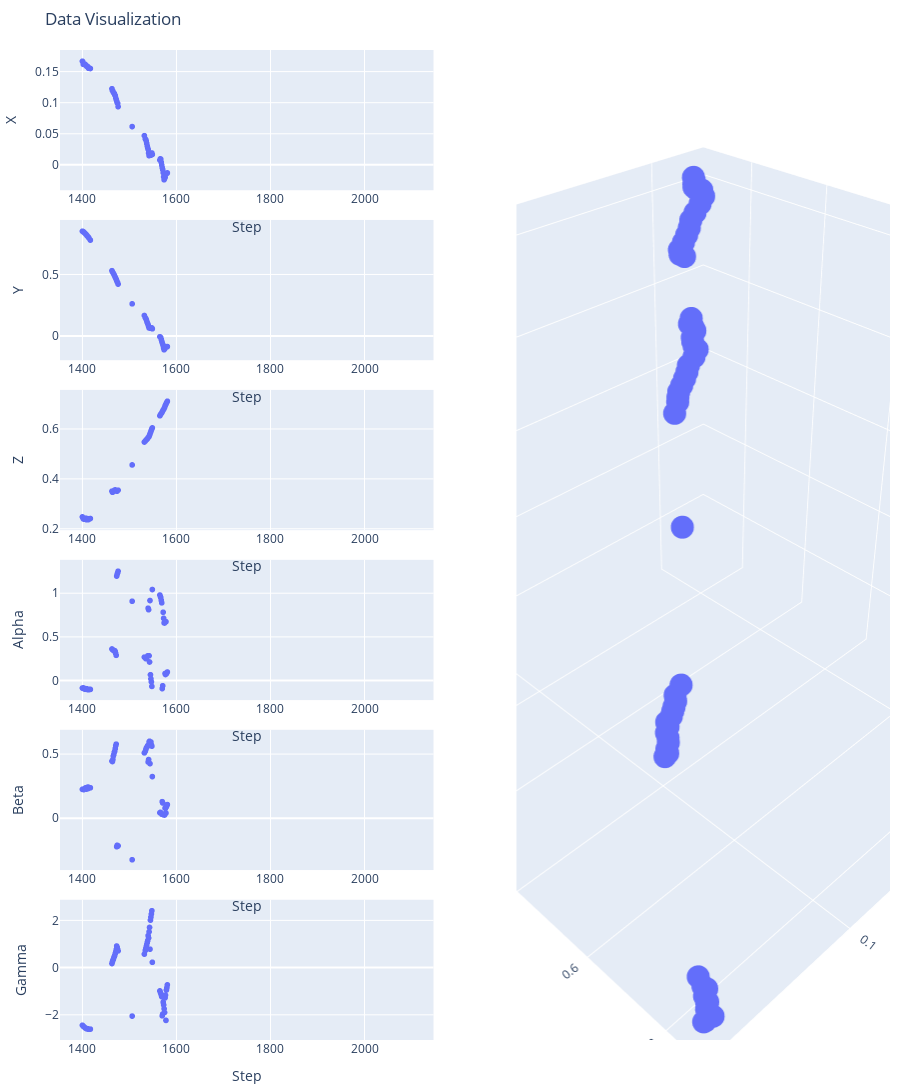

The notebook cell saved with this chart:
### Code cell
import os
import glob
import pandas as pd
import plotly.express as px
import plotly.graph_objects as go
from plotly.subplots import make_subplots
from ipywidgets import interact, IntSlider, HBox, VBox, Button, Output
import numpy as np

output_dir = '/mnt/2To/jupyter_data/PdS_LC/program/all_results/vid187'
files = sorted(glob.glob(os.path.join(output_dir, '*.txt')))
missing = []

# Read and concatenate all data into a list of DataFrames
dataframes = []
for csv, color in zip(files, ['r', 'g', 'b']):
    df = pd.read_csv(csv, names=['filename', 'x', 'y', 'z', 'alpha', 'beta', 'gamma', 'center_x', 'center_y', 'rvec0', 'rvec1', 'rvec2', 'error', 'corners'], na_values=missing)
    df['color'] = color  # Add color column to differentiate datasets
    df = df[1400:2100]
    dataframes.append(df)

# Output widget to hold the plot
output = Output()

# Function to update the plots based on offsets
def update_plots(offset1=0, offset2=0, offset3=0):
    df1 = dataframes[0].copy()
    df2 = dataframes[1].copy()
    df3 = dataframes[2].copy()
    
    df1['adjusted_index'] = df1.index + offset1
    df2['adjusted_index'] = df2.index + offset2
    df3['adjusted_index'] = df3.index + offset3
    
    df_all = pd.concat([df1, df2, df3], ignore_index=True)
    
    # Create a subplot figure with 6 rows and 2 columns
    fig = make_subplots(
        rows=6, cols=2,
        column_widths=[0.5, 0.5],
        row_heights=[0.16]*6,
        specs=[
            [{"type": "scatter"}, {"type": "scatter3d", "rowspan": 6}],
            [{"type": "scatter"}, None],
            [{"type": "scatter"}, None],
            [{"type": "scatter"}, None],
            [{"type": "scatter"}, None],
            [{"type": "scatter"}, None]
        ],
        horizontal_spacing=0.1,
        vertical_spacing=0.03
    )
    
    # Add 2D scatter plots to the left column
    fig.add_trace(px.scatter(df_all, x='adjusted_index', y='x', color='color').data[0], row=1, col=1)
    fig.add_trace(px.scatter(df_all, x='adjusted_index', y='y', color='color').data[0], row=2, col=1)
    fig.add_trace(px.scatter(df_all, x='adjusted_index', y='z', color='color').data[0], row=3, col=1)
    fig.add_trace(px.scatter(df_all, x='adjusted_index', y='alpha', color='color').data[0], row=4, col=1)
    fig.add_trace(px.scatter(df_all, x='adjusted_index', y='beta', color='color').data[0], row=5, col=1)
    fig.add_trace(px.scatter(df_all, x='adjusted_index', y='gamma', color='color').data[0], row=6, col=1)
    
    # Add 3D scatter plot to the right column
    fig.add_trace(px.scatter_3d(df_all, x='x', y='y', z='z', color='color').data[0], row=1, col=2)
    
    # Update layout and axes labels
    fig.update_layout(
        height=1200,
        showlegend=False,
        title_text="Data Visualization",
        margin=dict(l=10, r=10, t=50, b=50)
    )
    
    fig.update_xaxes(title_text="Step", row=1, col=1)
    fig.update_yaxes(title_text="X", row=1, col=1)
    
    fig.update_xaxes(title_text="Step", row=2, col=1)
    fig.update_yaxes(title_text="Y", row=2, col=1)
    
    fig.update_xaxes(title_text="Step", row=3, col=1)
    fig.update_yaxes(title_text="Z", row=3, col=1)
    
    fig.update_xaxes(title_text="Step", row=4, col=1)
    fig.update_yaxes(title_text="Alpha", row=4, col=1)
    
    fig.update_xaxes(title_text="Step", row=5, col=1)
    fig.update_yaxes(title_text="Beta", row=5, col=1)
    
    fig.update_xaxes(title_text="Step", row=6, col=1)
    fig.update_yaxes(title_text="Gamma", row=6, col=1)
    
    with output:
        output.clear_output(wait=True)
        fig.show()

# Create sliders
offset1_slider = IntSlider(min=0, max=1000, step=1, value=0, description='Offset DF 1')
offset2_slider = IntSlider(min=0, max=1000, step=1, value=85, description='Offset DF 2')
offset3_slider = IntSlider(min=0, max=1000, step=1, value=153, description='Offset DF 3')

# Functions to increment/decrement slider values
def increment_slider(slider):
    slider.value = slider.value + 1

def decrement_slider(slider):
    slider.value = slider.value - 1

# Create buttons for each slider
def create_buttons(slider):
    increment_button = Button(description='+')
    decrement_button = Button(description='-')
    increment_button.on_click(lambda b: increment_slider(slider))
    decrement_button.on_click(lambda b: decrement_slider(slider))
    return HBox([decrement_button, slider, increment_button])

# Layout sliders with buttons
slider1_box = create_buttons(offset1_slider)
slider2_box = create_buttons(offset2_slider)
slider3_box = create_buttons(offset3_slider)

# Display sliders with buttons and the output
display(VBox([slider1_box, slider2_box, slider3_box]))
display(output)

# Use interact to update plots based on slider values
interact(update_plots, offset1=offset1_slider, offset2=offset2_slider, offset3=offset3_slider)

# Initial plot update
update_plots(offset1=0, offset2=0, offset3=0)

### Figure 1 — Plotly figure (JSON) as saved in the notebook; plotly's stock layout.template omitted (floating-point values rounded to 4 significant figures; data arrays with more than 128 entries replaced by an {"elided": "..."} marker saying what was removed)
{"data": [{"hovertemplate": "color=r<br>adjusted_index=%{x}<br>x=%{y}<extra></extra>", "legendgroup": "r", "marker": {"color": "#636efa", "symbol": "circle"}, "mode": "markers", "name": "r", "showlegend": true, "type": "scattergl", "x": {"elided": "700 int values"}, "xaxis": "x", "y": {"elided": "700 float values"}, "yaxis": "y"}, {"hovertemplate": "color=r<br>adjusted_index=%{x}<br>y=%{y}<extra></extra>", "legendgroup": "r", "marker": {"color": "#636efa", "symbol": "circle"}, "mode": "markers", "name": "r", "showlegend": true, "type": "scattergl", "x": {"elided": "700 int values"}, "xaxis": "x2", "y": {"elided": "700 float values"}, "yaxis": "y2"}, {"hovertemplate": "color=r<br>adjusted_index=%{x}<br>z=%{y}<extra></extra>", "legendgroup": "r", "marker": {"color": "#636efa", "symbol": "circle"}, "mode": "markers", "name": "r", "showlegend": true, "type": "scattergl", "x": {"elided": "700 int values"}, "xaxis": "x3", "y": {"elided": "700 float values"}, "yaxis": "y3"}, {"hovertemplate": "color=r<br>adjusted_index=%{x}<br>alpha=%{y}<extra></extra>", "legendgroup": "r", "marker": {"color": "#636efa", "symbol": "circle"}, "mode": "markers", "name": "r", "showlegend": true, "type": "scattergl", "x": {"elided": "700 int values"}, "xaxis": "x4", "y": {"elided": "700 float values"}, "yaxis": "y4"}, {"hovertemplate": "color=r<br>adjusted_index=%{x}<br>beta=%{y}<extra></extra>", "legendgroup": "r", "marker": {"color": "#636efa", "symbol": "circle"}, "mode": "markers", "name": "r", "showlegend": true, "type": "scattergl", "x": {"elided": "700 int values"}, "xaxis": "x5", "y": {"elided": "700 float values"}, "yaxis": "y5"}, {"hovertemplate": "color=r<br>adjusted_index=%{x}<br>gamma=%{y}<extra></extra>", "legendgroup": "r", "marker": {"color": "#636efa", "symbol": "circle"}, "mode": "markers", "name": "r", "showlegend": true, "type": "scattergl", "x": {"elided": "700 int values"}, "xaxis": "x6", "y": {"elided": "700 float values"}, "yaxis": "y6"}, {"hovertemplate": "color=r<br>x=%{x}<br>y=%{y}<br>z=%{z}<extra></extra>", "legendgroup": "r", "marker": {"color": "#636efa", "symbol": "circle"}, "mode": "markers", "name": "r", "scene": "scene", "showlegend": true, "type": "scatter3d", "x": {"elided": "700 float values"}, "y": {"elided": "700 float values"}, "z": {"elided": "700 float values"}}], "layout": {"height": 1200, "margin": {"b": 50, "l": 10, "r": 10, "t": 50}, "scene": {"domain": {"x": [0.55, 1], "y": [0, 1]}}, "showlegend": false, "title": {"text": "Data Visualization"}, "xaxis": {"anchor": "y", "domain": [0, 0.45], "title": {"text": "Step"}}, "xaxis2": {"anchor": "y2", "domain": [0, 0.45], "title": {"text": "Step"}}, "xaxis3": {"anchor": "y3", "domain": [0, 0.45], "title": {"text": "Step"}}, "xaxis4": {"anchor": "y4", "domain": [0, 0.45], "title": {"text": "Step"}}, "xaxis5": {"anchor": "y5", "domain": [0, 0.45], "title": {"text": "Step"}}, "xaxis6": {"anchor": "y6", "domain": [0, 0.45], "title": {"text": "Step"}}, "yaxis": {"anchor": "x", "domain": [0.8583, 1], "title": {"text": "X"}}, "yaxis2": {"anchor": "x2", "domain": [0.6867, 0.8283], "title": {"text": "Y"}}, "yaxis3": {"anchor": "x3", "domain": [0.515, 0.6567], "title": {"text": "Z"}}, "yaxis4": {"anchor": "x4", "domain": [0.3433, 0.485], "title": {"text": "Alpha"}}, "yaxis5": {"anchor": "x5", "domain": [0.1717, 0.3133], "title": {"text": "Beta"}}, "yaxis6": {"anchor": "x6", "domain": [0, 0.1417], "title": {"text": "Gamma"}}}}
